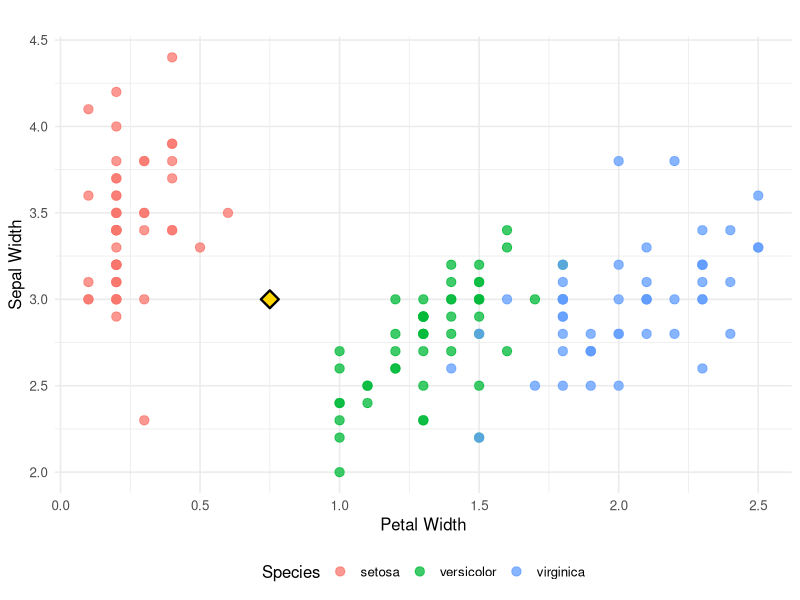
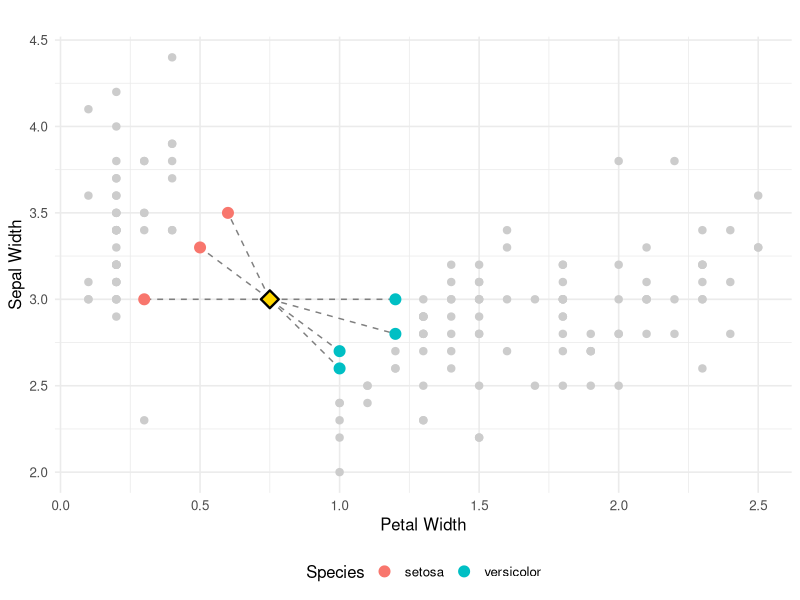

The R script that drew these images, in order:
## ---- chunk 1
#| eval: true
#| echo: false
#| warning: false
#| message: false
#| label: fig-k-Nearest-Neighbour
#| layout-ncol: 2
#| fig-cap:
#|   - New observation shown with all training points.
#|   - Nearest k points highlighted for the new observation.
# Packages
library(ggplot2)
library(dplyr)
library(tibble)

# Variables
k <- 7

# Data
data <- iris |>
    dplyr::select(Petal.Width, Sepal.Width, Species)

new_point <- tibble::tibble(Petal.Width = 0.75, Sepal.Width = 3)

# Compute Euclidean distance from each observation to the new point
data_knn <- data |>
    dplyr::mutate(
        distance = sqrt(
            (Petal.Width - new_point$Petal.Width)^2 +
            (Sepal.Width - new_point$Sepal.Width)^2
        ),
        neighbor_rank = rank(distance, ties.method = "first"),
        is_neighbor = neighbor_rank <= k
    )

nearest_points <- data_knn |>
    dplyr::arrange(distance) |>
    dplyr::slice_head(n = k)

plot_all_points <- ggplot2::ggplot(data_knn, ggplot2::aes(x = Petal.Width, y = Sepal.Width)) +
    ggplot2::geom_point(ggplot2::aes(color = Species), alpha = 0.75, size = 2.8) +
    ggplot2::geom_point(
        data = new_point,
        ggplot2::aes(x = Petal.Width, y = Sepal.Width),
        color = "black",
        fill = "gold",
        shape = 23,
        size = 4,
        stroke = 1.2
    ) +
    ggplot2::labs(
        title = "",
        x = "Petal Width",
        y = "Sepal Width",
        color = "Species"
    ) +
    ggplot2::theme_minimal(base_size = 12) +
    ggplot2::theme(legend.position = "bottom")

plot_nearest_k <- ggplot2::ggplot(data_knn, ggplot2::aes(x = Petal.Width, y = Sepal.Width)) +
    ggplot2::geom_point(color = "grey80", size = 2.2) +
    ggplot2::geom_segment(
        data = nearest_points,
        ggplot2::aes(
            x = new_point$Petal.Width,
            y = new_point$Sepal.Width,
            xend = Petal.Width,
            yend = Sepal.Width
        ),
        color = "grey50",
        linewidth = 0.5,
        linetype = "dashed"
    ) +
    ggplot2::geom_point(
        data = nearest_points,
        ggplot2::aes(color = Species),
        size = 3.4
    ) +
    ggplot2::geom_point(
        data = new_point,
        ggplot2::aes(x = Petal.Width, y = Sepal.Width),
        color = "black",
        fill = "gold",
        shape = 23,
        size = 4,
        stroke = 1.2
    ) +
    ggplot2::labs(
        title = "",
        x = "Petal Width",
        y = "Sepal Width",
        color = "Species"
    ) +
    ggplot2::theme_minimal(base_size = 12) +
    ggplot2::theme(legend.position = "bottom")

plot_all_points
plot_nearest_k
